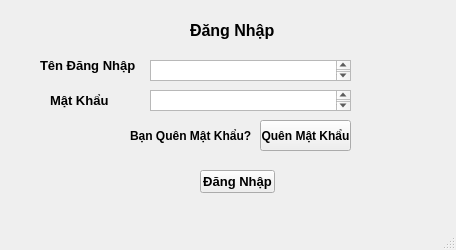
<?xml version="1.0" encoding="UTF-8"?>
<ui version="4.0">
 <class>mainWindow</class>
 <widget class="QMainWindow" name="mainWindow">
  <property name="geometry">
   <rect>
    <x>0</x>
    <y>0</y>
    <width>456</width>
    <height>250</height>
   </rect>
  </property>
  <property name="windowTitle">
   <string>Hệ Thống Chăm sóc sức khỏe</string>
  </property>
  <property name="locale">
   <locale language="Vietnamese" country="Vietnam"/>
  </property>
  <widget class="QWidget" name="centralwidget">
   <widget class="QLabel" name="label">
    <property name="geometry">
     <rect>
      <x>190</x>
      <y>10</y>
      <width>111</width>
      <height>41</height>
     </rect>
    </property>
    <property name="font">
     <font>
      <pointsize>12</pointsize>
      <weight>75</weight>
      <bold>true</bold>
     </font>
    </property>
    <property name="text">
     <string>Đăng Nhập</string>
    </property>
   </widget>
   <widget class="QLabel" name="label_2">
    <property name="geometry">
     <rect>
      <x>40</x>
      <y>50</y>
      <width>101</width>
      <height>31</height>
     </rect>
    </property>
    <property name="font">
     <font>
      <pointsize>10</pointsize>
      <weight>75</weight>
      <bold>true</bold>
     </font>
    </property>
    <property name="text">
     <string>Tên Đăng Nhập</string>
    </property>
   </widget>
   <widget class="QLabel" name="label_3">
    <property name="geometry">
     <rect>
      <x>50</x>
      <y>90</y>
      <width>81</width>
      <height>20</height>
     </rect>
    </property>
    <property name="font">
     <font>
      <pointsize>10</pointsize>
      <weight>75</weight>
      <bold>true</bold>
     </font>
    </property>
    <property name="text">
     <string>Mật Khẩu</string>
    </property>
   </widget>
   <widget class="QTextEdit" name="textEdit">
    <property name="geometry">
     <rect>
      <x>150</x>
      <y>60</y>
      <width>201</width>
      <height>21</height>
     </rect>
    </property>
   </widget>
   <widget class="QTextEdit" name="textEdit_2">
    <property name="geometry">
     <rect>
      <x>150</x>
      <y>90</y>
      <width>201</width>
      <height>21</height>
     </rect>
    </property>
   </widget>
   <widget class="QPushButton" name="pushButton">
    <property name="geometry">
     <rect>
      <x>200</x>
      <y>170</y>
      <width>75</width>
      <height>23</height>
     </rect>
    </property>
    <property name="font">
     <font>
      <pointsize>10</pointsize>
      <weight>75</weight>
      <bold>true</bold>
     </font>
    </property>
    <property name="text">
     <string>Đăng Nhập</string>
    </property>
   </widget>
   <widget class="QLabel" name="label_4">
    <property name="geometry">
     <rect>
      <x>130</x>
      <y>120</y>
      <width>131</width>
      <height>31</height>
     </rect>
    </property>
    <property name="font">
     <font>
      <pointsize>9</pointsize>
      <weight>75</weight>
      <bold>true</bold>
     </font>
    </property>
    <property name="text">
     <string>Bạn Quên Mật Khẩu?</string>
    </property>
   </widget>
   <widget class="QPushButton" name="pushButton_2">
    <property name="geometry">
     <rect>
      <x>260</x>
      <y>120</y>
      <width>91</width>
      <height>31</height>
     </rect>
    </property>
    <property name="font">
     <font>
      <weight>75</weight>
      <bold>true</bold>
     </font>
    </property>
    <property name="text">
     <string>Quên Mật Khẩu</string>
    </property>
   </widget>
  </widget>
  <widget class="QMenuBar" name="menubar">
   <property name="geometry">
    <rect>
     <x>0</x>
     <y>0</y>
     <width>456</width>
     <height>21</height>
    </rect>
   </property>
  </widget>
  <widget class="QStatusBar" name="statusbar"/>
 </widget>
 <resources/>
 <connections/>
</ui>
